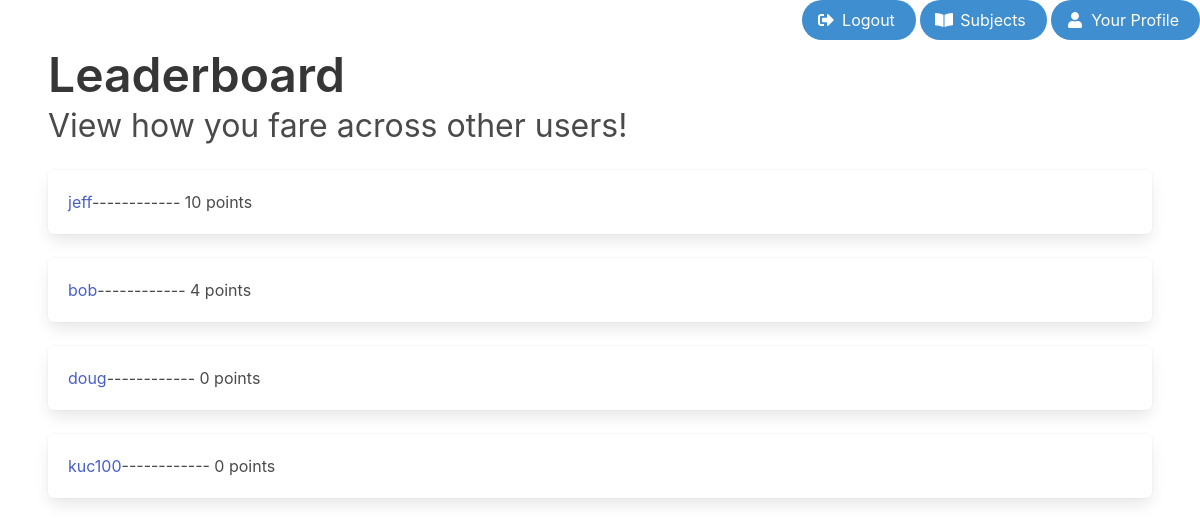
Before: /puzzler/leaderboard (signed in) with the older database file.
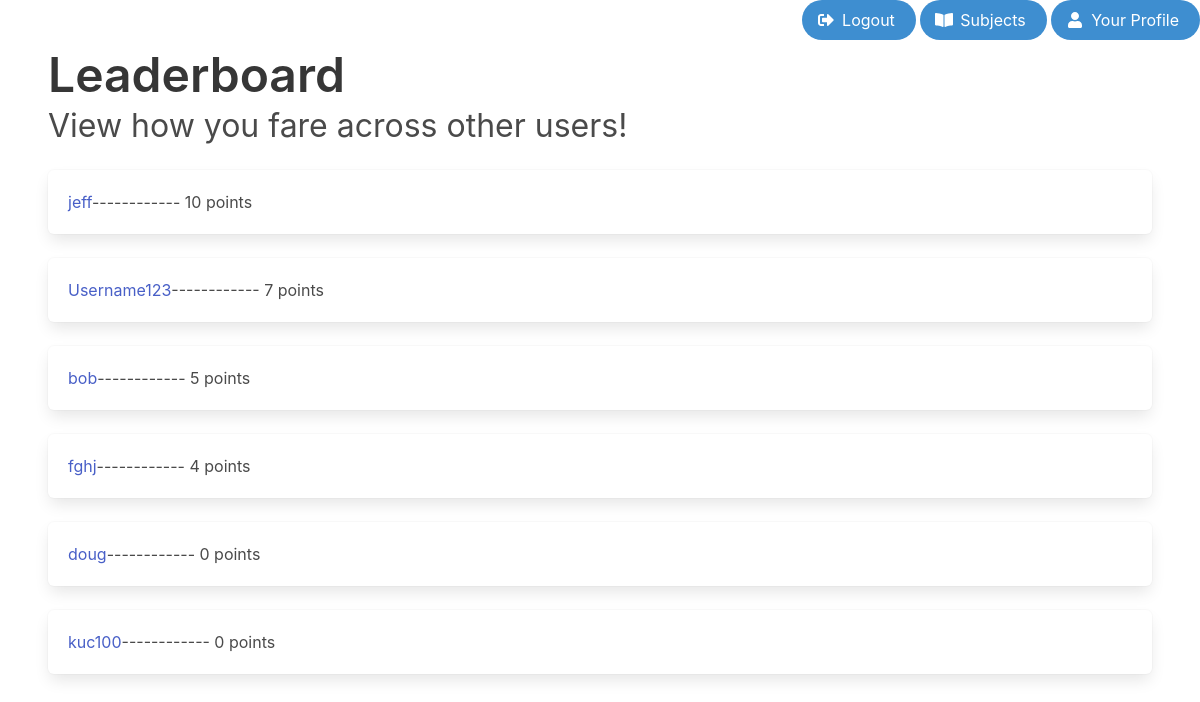
After: the same page with the newer database file.
### puzzler/models.py (models this page shows)
class UserProfile(models.Model):
    user = models.OneToOneField(User, on_delete=models.CASCADE)
    score = models.IntegerField(default=0)

### puzzler/views.py (the view)
# urls.py: path('leaderboard', views.leaderboard, name='leaderboard'),
@login_required(login_url='/puzzler/login')
def leaderboard(request):
    users = UserProfile.objects.order_by('-score')
    return render (request, 'puzzler/leaderboard.html', {'users' : users})

### puzzler/templates/puzzler/leaderboard.html (shortened to what this page needs)
<html lang="en">
<head>
    <link rel="stylesheet" href="https://cdn.jsdelivr.net/npm/bulma@0.9.3/css/bulma.min.css">
</head>
<body>
    <span style="float:right">
        <a href = "{% url 'logout' %}">
            <button class="button is-info is-rounded">
                <span class="icon-text">
                    <span class="icon">
                        <i class="fas fa-sign-out-alt">
                        </i>
                    </span>
                    <span>
                        Logout
                    </span>
                </span>
            </button>
        </a>
        <a href ="{% url 'subjects' %}">
            <button class="button is-info is-rounded">
                <span class="icon-text">
                    <span class="icon">
                        <i class="fas fa-book-open">
                        </i>
                    </span>
                    <span>
                        Subjects
                    </span>
                </span>
            </button>
        </a>
        <a href="{% url 'user_page' request.user.id %}">
            <button class="button is-info is-rounded">
                <span class="icon-text">
                    <span class="icon">
                        <i class="fas fa-user">
                        </i>
                    </span>
                    <span>
                        Your Profile
                    </span>
                </span>
            </button>
        </a>
    </span>
    <section class="section">
        <h1 class="title is-1">Leaderboard</h1>
        <h3 class="subtitle is-3">View how you fare across other users!</h3>
        <ol>
            {% for user in users %}
                <li class="box"><a href="{% url 'user_page' user.user.id %}">{{user.user.username}}</a>------------    {{user.score}} points </li>
            {% endfor %}
        </ol>
    </section>
</body>
</html>

Changed rows visible on the page:
added UserProfile: user.username "Username123", score "7"
changed UserProfile "bob": score "4" → "5"
added UserProfile: user.username "fghj", score "4"
